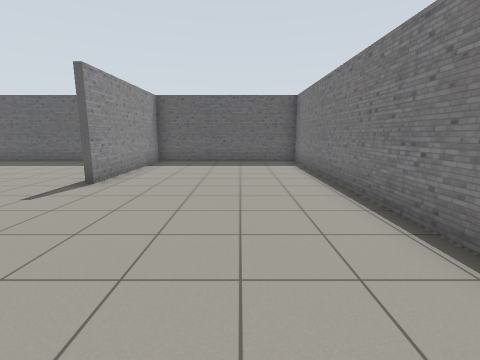
view 1 (above)

16 first-person views from a walk through a Gazebo world. The camera is 1.2 m above the floor, tilts 10° down and sees 85° across. The floor is counted in squares, 1 m on a side. Each view is taken from the middle of a square. On the plan, view 1 faces up. The plan holds only what a view shows up to about 12 squares ahead; the rest is blank. The place goes on beyond the plan.

view 2
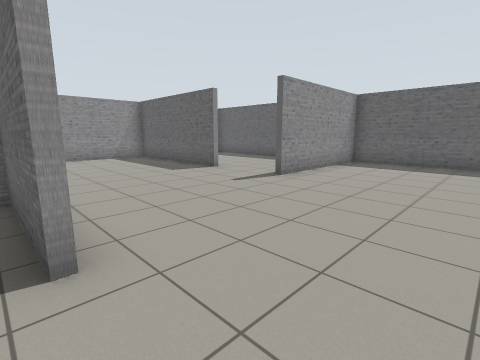

view 3
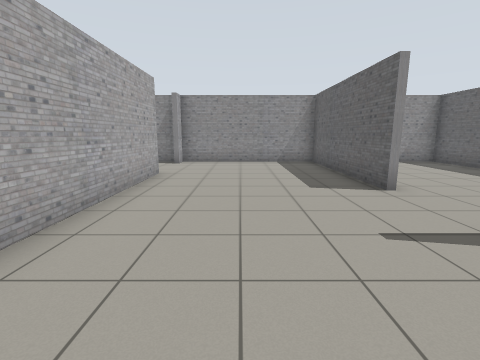

view 4
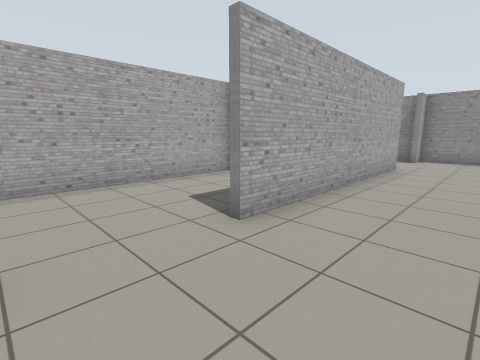

view 5
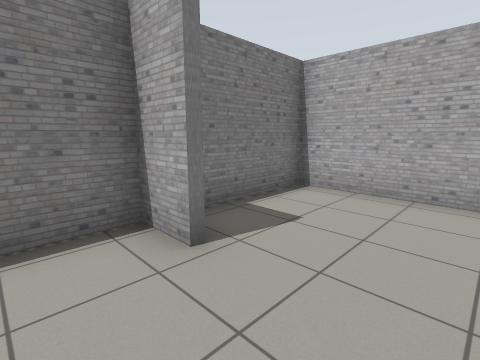

view 6
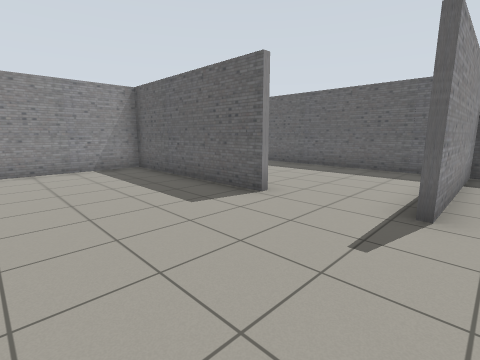

view 7
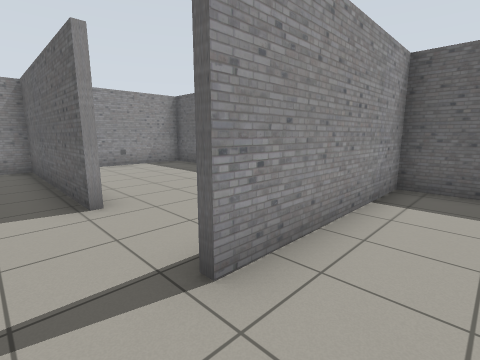

view 8
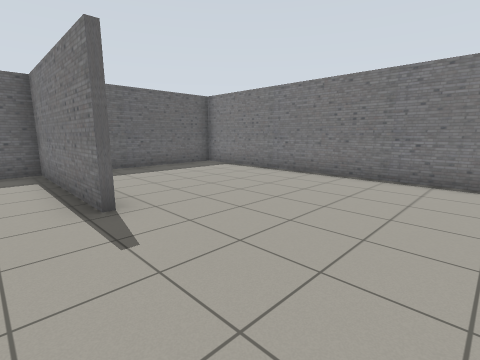

view 9
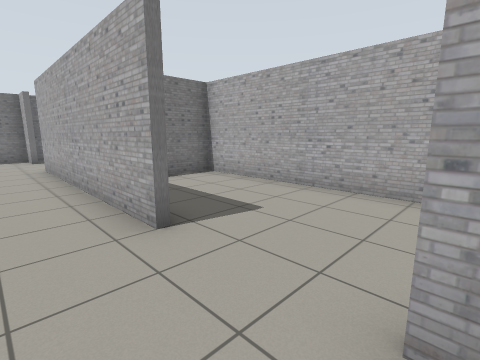

view 10
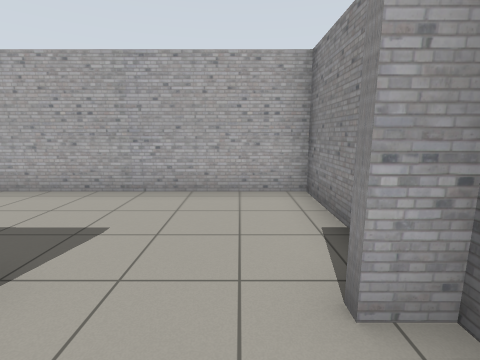

view 11
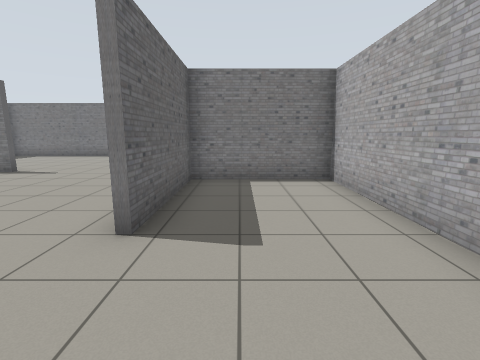

view 12
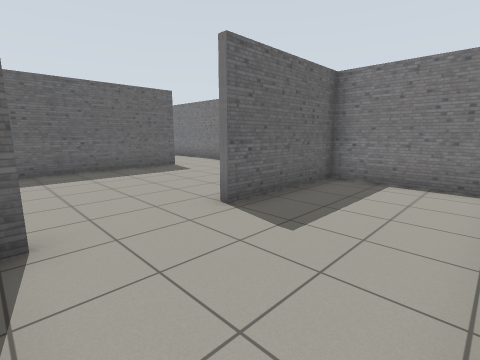

view 13
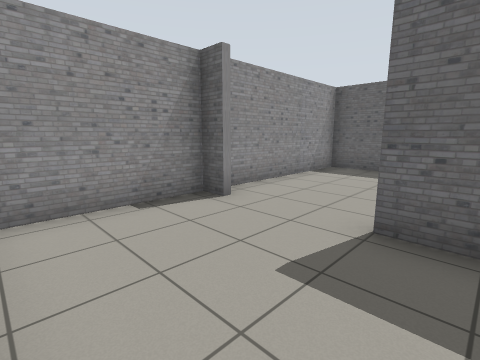

view 14
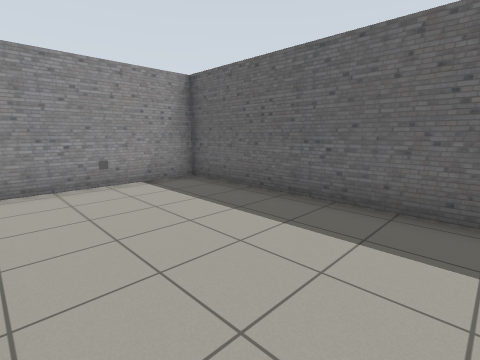

view 15
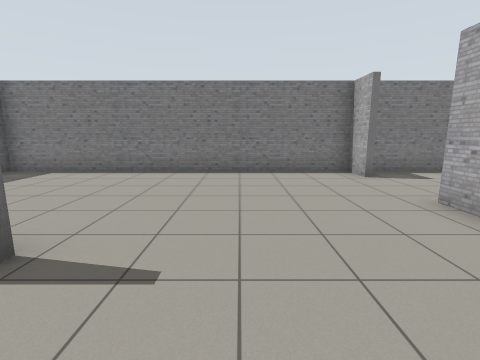

view 16
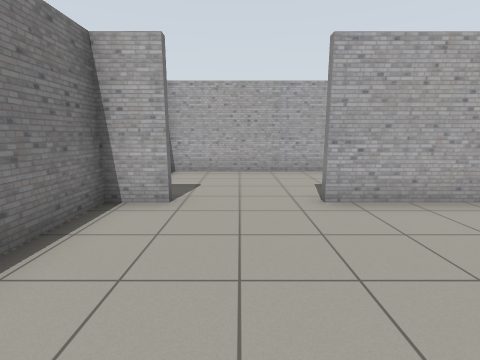

### Floor plan
Points are (right, up) in squares from view 1. A wall is a line through its corners. A room is listed if a view was taken in it or the views show most of it. See-through windows are left out.
Room 1 (views 1, 2, 3, 4, 5, 6, 7, 8, 9, 10, 15, 16)
walls: (-1.5, 0.3) (-4.9, 0.3); (-6.5, 6.1) (-12.4, 6.2) (-12.4, 0.5); (1.1, 0.5) (2.4, 0.5) (2.4, 11.4) (-3.5, 11.4) (-3.5, 6.2); (-9.1, 0.5) (-1.5, 0.5); (-5, -3.4) (2.4, -3.4) (2.4, 0.2); (-12.5, 0.5) (-11.7, 0.5)
ways out: opening at (-10.5, 0) to room 2; opening at (-5.5, 7) to room 3
Room 2 (views 11, 12, 13)
walls: (-11.6, 0.3) (-12.5, 0.3); (-5.1, -3.5) (-5.1, 0.4); (-12.4, 0.5) (-12.4, -3.4) (-5, -3.4); (-4.9, 0.3) (-9.1, 0.3)
ways out: opening at (-10.5, 0) to room 1
Room 3 (view 14)
walls: (-3.7, 6.1) (-3.7, 11.4) (-12.4, 11.4) (-12.4, 7.1)
ways out: opening at (-5.5, 7) to room 1

Where each view was taken, in squares from view 1:
view 1: 0 up, 0 right, facing up
view 2: 0 up, 1 right, facing up-left
view 3: 3 up, 1 left, facing left
view 4: 3 up, 1 right, facing down-left
view 5: 2 up, 1 left, facing down-right
view 6: 2 up, 3 left, facing up-left
view 7: 5 up, 2 left, facing up-left
view 8: 2 up, 5 left, facing up-right
view 9: 2 up, 12 left, facing down-right
view 10: 2 up, 11 left, facing down
view 11: 1 down, 12 left, facing right
view 12: 3 down, 12 left, facing up-right
view 13: 3 down, 8 left, facing up-left
view 14: 7 up, 6 left, facing up-left
view 15: 4 up, 6 left, facing right
view 16: 5 up, 0 right, facing down
